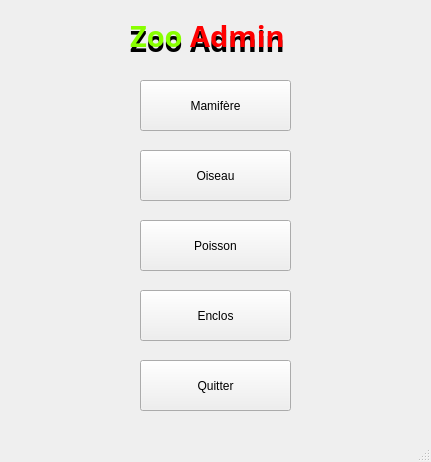
<?xml version="1.0" encoding="UTF-8"?>
<ui version="4.0">
 <class>MainWindow</class>
 <widget class="QMainWindow" name="MainWindow">
  <property name="geometry">
   <rect>
    <x>0</x>
    <y>0</y>
    <width>431</width>
    <height>462</height>
   </rect>
  </property>
  <property name="windowTitle">
   <string>MainWindow</string>
  </property>
  <widget class="QWidget" name="centralwidget">
   <widget class="QPushButton" name="pushButton_mamifere">
    <property name="geometry">
     <rect>
      <x>140</x>
      <y>80</y>
      <width>151</width>
      <height>51</height>
     </rect>
    </property>
    <property name="text">
     <string>Mamifère</string>
    </property>
   </widget>
   <widget class="QPushButton" name="pushButton_enclos">
    <property name="geometry">
     <rect>
      <x>140</x>
      <y>290</y>
      <width>151</width>
      <height>51</height>
     </rect>
    </property>
    <property name="text">
     <string>Enclos</string>
    </property>
   </widget>
   <widget class="QPushButton" name="pushButton_quitter">
    <property name="geometry">
     <rect>
      <x>140</x>
      <y>360</y>
      <width>151</width>
      <height>51</height>
     </rect>
    </property>
    <property name="text">
     <string>Quitter</string>
    </property>
   </widget>
   <widget class="QPushButton" name="pushButton_oiseau">
    <property name="geometry">
     <rect>
      <x>140</x>
      <y>150</y>
      <width>151</width>
      <height>51</height>
     </rect>
    </property>
    <property name="text">
     <string>Oiseau</string>
    </property>
   </widget>
   <widget class="QPushButton" name="pushButton_poisson">
    <property name="geometry">
     <rect>
      <x>140</x>
      <y>220</y>
      <width>151</width>
      <height>51</height>
     </rect>
    </property>
    <property name="text">
     <string>Poisson</string>
    </property>
   </widget>
   <widget class="QLabel" name="label_main">
    <property name="geometry">
     <rect>
      <x>130</x>
      <y>20</y>
      <width>71</width>
      <height>41</height>
     </rect>
    </property>
    <property name="palette">
     <palette>
      <active>
       <colorrole role="WindowText">
        <brush brushstyle="SolidPattern">
         <color alpha="255">
          <red>0</red>
          <green>0</green>
          <blue>0</blue>
         </color>
        </brush>
       </colorrole>
      </active>
      <inactive>
       <colorrole role="WindowText">
        <brush brushstyle="SolidPattern">
         <color alpha="255">
          <red>0</red>
          <green>0</green>
          <blue>0</blue>
         </color>
        </brush>
       </colorrole>
      </inactive>
      <disabled>
       <colorrole role="WindowText">
        <brush brushstyle="SolidPattern">
         <color alpha="255">
          <red>120</red>
          <green>120</green>
          <blue>120</blue>
         </color>
        </brush>
       </colorrole>
      </disabled>
     </palette>
    </property>
    <property name="font">
     <font>
      <family>Arial Black</family>
      <pointsize>22</pointsize>
      <weight>75</weight>
      <bold>true</bold>
     </font>
    </property>
    <property name="text">
     <string>Zoo</string>
    </property>
   </widget>
   <widget class="QLabel" name="label_main_2">
    <property name="geometry">
     <rect>
      <x>190</x>
      <y>20</y>
      <width>111</width>
      <height>41</height>
     </rect>
    </property>
    <property name="palette">
     <palette>
      <active>
       <colorrole role="WindowText">
        <brush brushstyle="SolidPattern">
         <color alpha="255">
          <red>0</red>
          <green>0</green>
          <blue>0</blue>
         </color>
        </brush>
       </colorrole>
      </active>
      <inactive>
       <colorrole role="WindowText">
        <brush brushstyle="SolidPattern">
         <color alpha="255">
          <red>0</red>
          <green>0</green>
          <blue>0</blue>
         </color>
        </brush>
       </colorrole>
      </inactive>
      <disabled>
       <colorrole role="WindowText">
        <brush brushstyle="SolidPattern">
         <color alpha="255">
          <red>120</red>
          <green>120</green>
          <blue>120</blue>
         </color>
        </brush>
       </colorrole>
      </disabled>
     </palette>
    </property>
    <property name="font">
     <font>
      <family>Arial Black</family>
      <pointsize>22</pointsize>
      <weight>75</weight>
      <bold>true</bold>
     </font>
    </property>
    <property name="text">
     <string>Admin</string>
    </property>
   </widget>
   <widget class="QLabel" name="label_main_3">
    <property name="geometry">
     <rect>
      <x>130</x>
      <y>10</y>
      <width>71</width>
      <height>51</height>
     </rect>
    </property>
    <property name="palette">
     <palette>
      <active>
       <colorrole role="WindowText">
        <brush brushstyle="SolidPattern">
         <color alpha="255">
          <red>136</red>
          <green>255</green>
          <blue>0</blue>
         </color>
        </brush>
       </colorrole>
      </active>
      <inactive>
       <colorrole role="WindowText">
        <brush brushstyle="SolidPattern">
         <color alpha="255">
          <red>136</red>
          <green>255</green>
          <blue>0</blue>
         </color>
        </brush>
       </colorrole>
      </inactive>
      <disabled>
       <colorrole role="WindowText">
        <brush brushstyle="SolidPattern">
         <color alpha="255">
          <red>120</red>
          <green>120</green>
          <blue>120</blue>
         </color>
        </brush>
       </colorrole>
      </disabled>
     </palette>
    </property>
    <property name="font">
     <font>
      <family>Arial Black</family>
      <pointsize>22</pointsize>
      <weight>75</weight>
      <bold>true</bold>
     </font>
    </property>
    <property name="text">
     <string>Zoo</string>
    </property>
   </widget>
   <widget class="QLabel" name="label_main_4">
    <property name="geometry">
     <rect>
      <x>190</x>
      <y>10</y>
      <width>111</width>
      <height>51</height>
     </rect>
    </property>
    <property name="palette">
     <palette>
      <active>
       <colorrole role="WindowText">
        <brush brushstyle="SolidPattern">
         <color alpha="255">
          <red>255</red>
          <green>0</green>
          <blue>0</blue>
         </color>
        </brush>
       </colorrole>
      </active>
      <inactive>
       <colorrole role="WindowText">
        <brush brushstyle="SolidPattern">
         <color alpha="255">
          <red>255</red>
          <green>0</green>
          <blue>0</blue>
         </color>
        </brush>
       </colorrole>
      </inactive>
      <disabled>
       <colorrole role="WindowText">
        <brush brushstyle="SolidPattern">
         <color alpha="255">
          <red>120</red>
          <green>120</green>
          <blue>120</blue>
         </color>
        </brush>
       </colorrole>
      </disabled>
     </palette>
    </property>
    <property name="font">
     <font>
      <family>Arial Black</family>
      <pointsize>22</pointsize>
      <weight>75</weight>
      <bold>true</bold>
     </font>
    </property>
    <property name="text">
     <string>Admin</string>
    </property>
   </widget>
  </widget>
  <widget class="QMenuBar" name="menubar">
   <property name="geometry">
    <rect>
     <x>0</x>
     <y>0</y>
     <width>431</width>
     <height>21</height>
    </rect>
   </property>
  </widget>
  <widget class="QStatusBar" name="statusbar"/>
 </widget>
 <resources/>
 <connections/>
</ui>
